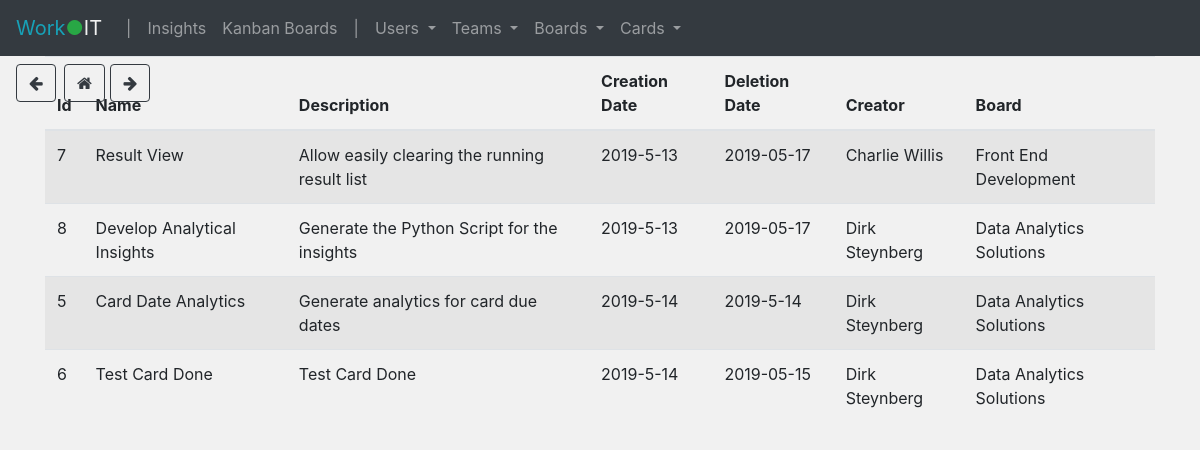
The page /card_archive on the database as committed earlier.
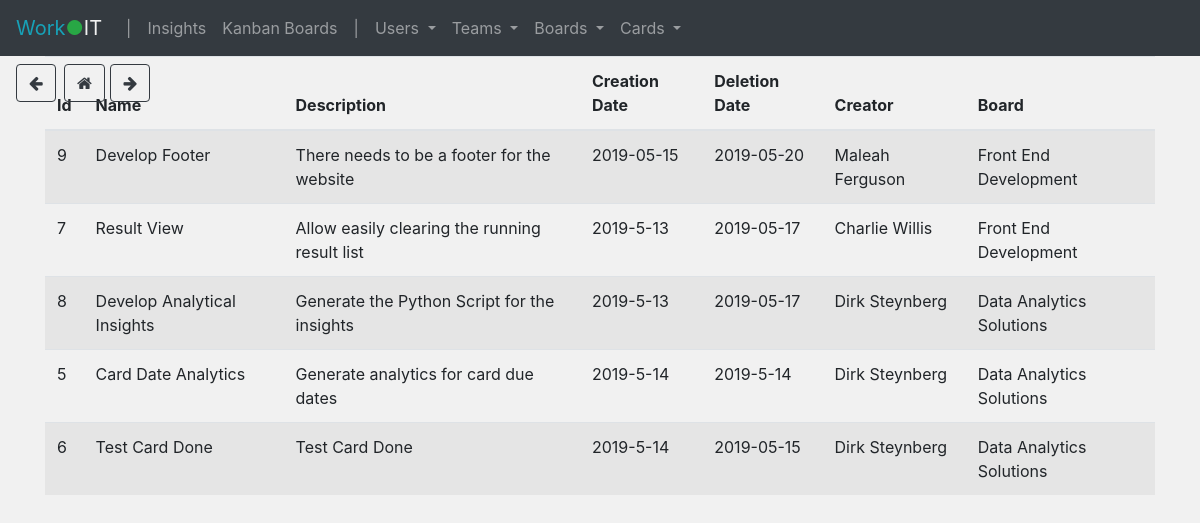
The same page on the database as committed later.
### tables this page shows
CREATE TABLE card_archive(id INTEGER PRIMARY KEY AUTOINCREMENT,name TEXT,description TEXT,creation_date TEXT,closed_date TEXT,creator TEXT,board TEXT);

### app.py (the view)
@app.route('/card_archive')
def card_archive():
    get_daily_card_count()
    card_arch = get_archive()
    return render_template('card_archive.html', card_arch=card_arch)

### scripts.py (called while the page is built)
def get_archive():
    con_cards = sqlite3.connect("database.db")
    con_cards.row_factory = sqlite3.Row
    cur = con_cards.cursor()
    cur.execute("SELECT * FROM card_archive ORDER BY creation_date")
    card_arch = cur.fetchall()
    con_cards.close()
    return card_arch

def get_daily_card_count():
    con_cards = sqlite3.connect("database.db")
    con_cards.row_factory = sqlite3.Row
    cur = con_cards.cursor()
    cur.execute("SELECT * FROM card_count")
    card_count = cur.fetchall()
    con_cards.close()
    return card_count

### templates/card_archive.html (shortened to what this page needs)
{% extends "base.html" %}
{% block head %}
    {{ super() }}
{% endblock %}
{% block content %}
    <table class="table table-striped">
        <thead>
        <tr>
            <th>Id</th>
            <th>Name</th>
            <th>Description</th>
            <th>Creation Date</th>
            <th>Deletion Date</th>
            <th>Creator</th>
            <th>Board</th>
        </tr>
        </thead>
        <tbody>
        {% for card in card_arch %}
            <tr>
                <td>{{ card['id'] }}</td>
                <td>{{ card['name'] }}</td>
                <td>{{ card['description'] }}</td>
                <td>{{ card['creation_date'] }}</td>
                <td>{{ card['closed_date'] }}</td>
                <td>{{ card['creator'] }}</td>
                <td>{{ card['board'] }}</td>
            </tr>
        {% endfor %}
        </tbody>
    </table>
{% endblock %}

### templates/base.html (shortened to what this page needs)
<!doctype html>
<html>
<head>
    {% block head %}
        <link rel="stylesheet" href="https://maxcdn.bootstrapcdn.com/bootstrap/4.3.1/css/bootstrap.min.css">
        <link href="//maxcdn.bootstrapcdn.com/font-awesome/4.7.0/css/font-awesome.min.css" rel="stylesheet">
        <link rel="stylesheet" href="../static/insights.css">
    {% endblock %}
</head>
<body class="fade">
<nav class="navbar navbar-expand-sm bg-dark navbar-dark sticky-top">
    <a class="navbar-brand text-success" href="/">
        <span style="color: #17a2b8">Work</span><span style="color: #28a745;">●</span><span
            style="color: #f1f1f1">IT</span></a>
    <ul class="navbar-nav">
        <li class="nav-item text-muted">
           <a class="nav-link">|</a>
        </li>
        <li class="nav-item">
            <a class="nav-link" href="/">Insights</a>
        </li>
        <li class="nav-item">
            <a class="nav-link" href="/board_list">Kanban Boards</a>
        </li>
        <li class="nav-item text-muted">
           <a class="nav-link">|</a>
        </li>
        <li class="nav-item dropdown">
            <a class="nav-link dropdown-toggle" href="#" id="users-group" data-toggle="dropdown">
                Users
            </a>
        </li>
        <li class="nav-item dropdown">
            <a class="nav-link dropdown-toggle" href="#" id="users-group" data-toggle="dropdown">
                Teams
            </a>
        </li>
        <li class="nav-item dropdown">
            <a class="nav-link dropdown-toggle" href="#" id="users-group" data-toggle="dropdown">
                Boards
            </a>
        </li>
        <li class="nav-item dropdown">
            <a class="nav-link dropdown-toggle" href="#" id="users-group" data-toggle="dropdown">
                Cards
            </a>
        </li>
    </ul>
</nav>
<button class="btn btn-outline-dark mt-5" onclick="goBack()" style="position: absolute; top: 1rem; left: 1rem;">
    <i class="fa fa-arrow-left"></i>
</button>
<a class="btn btn-outline-dark mt-3" href="/" style="position: absolute; top: 3rem; left: 4rem;"><i
        class="fa fa-home"></i></a>
<button class="btn btn-outline-dark mt-5" onclick="goForward()" style="position: absolute; top: 1rem; left: 6.9rem;">
    <i class="fa fa-arrow-right"></i>
</button>
<div id="content" class="container">
    {% block content %}
    {% endblock %}
</div>
</body>
</html>

### static/insights.css (style rules this page uses)
body { opacity: 1; transition: 0.7s opacity; background-color: #f1f1f1; }

Rows that differ between the two databases and show on the page:
added card_archive: id "9", name "Develop Footer", description "There needs to be a footer for the website", creation_date "2019-05-15", closed_date "2019-05-20", creator "Maleah Ferguson", board "Front End Development"
